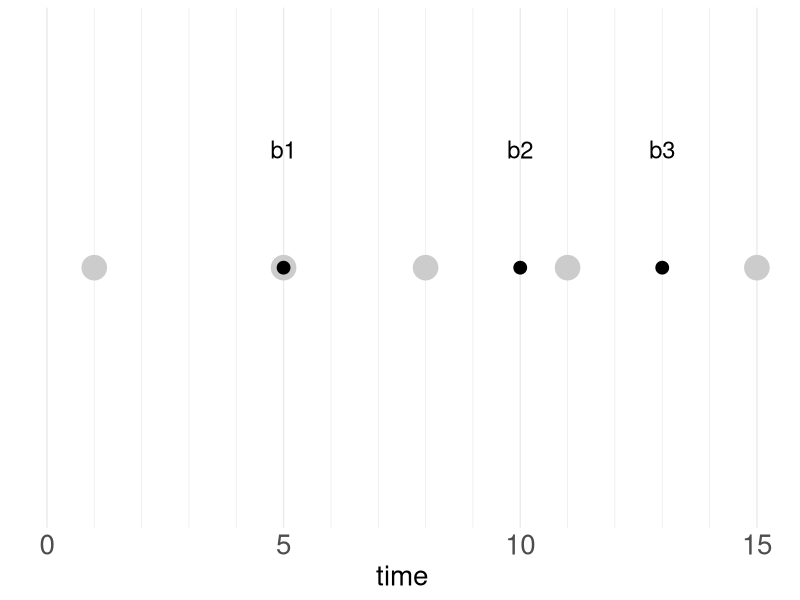
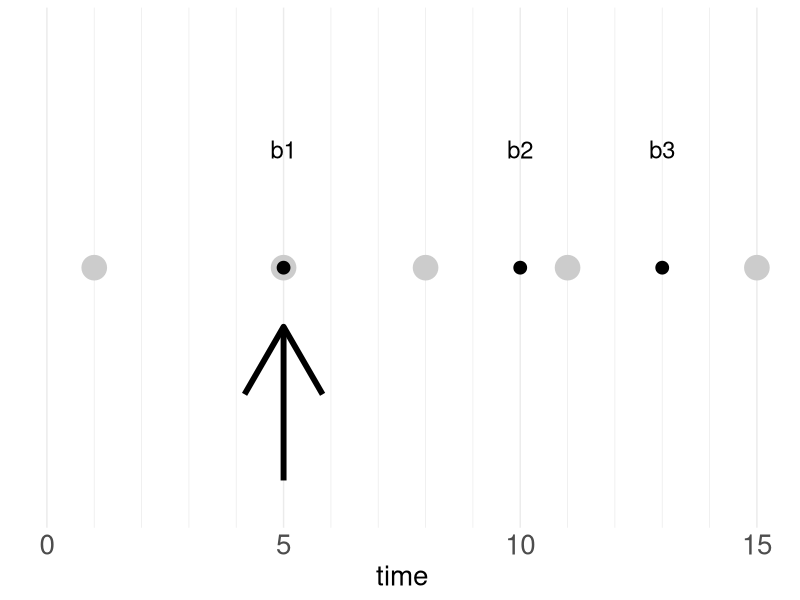
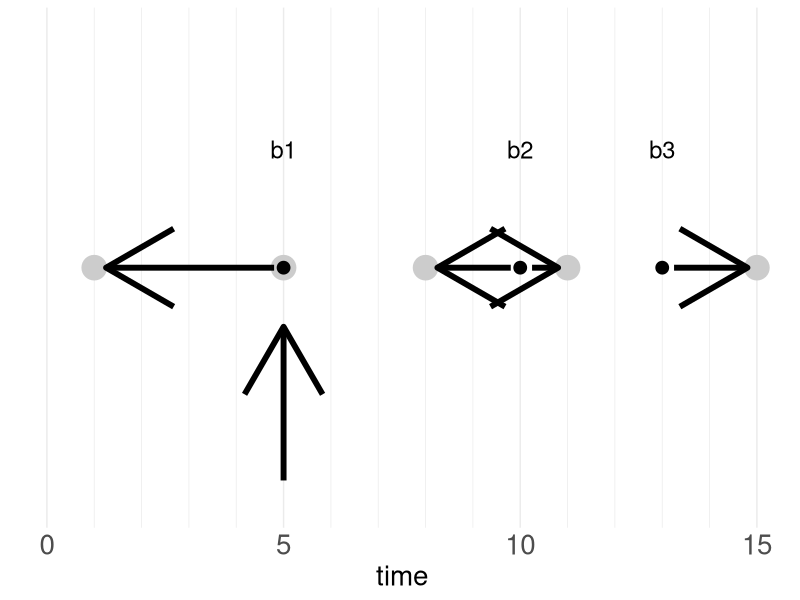
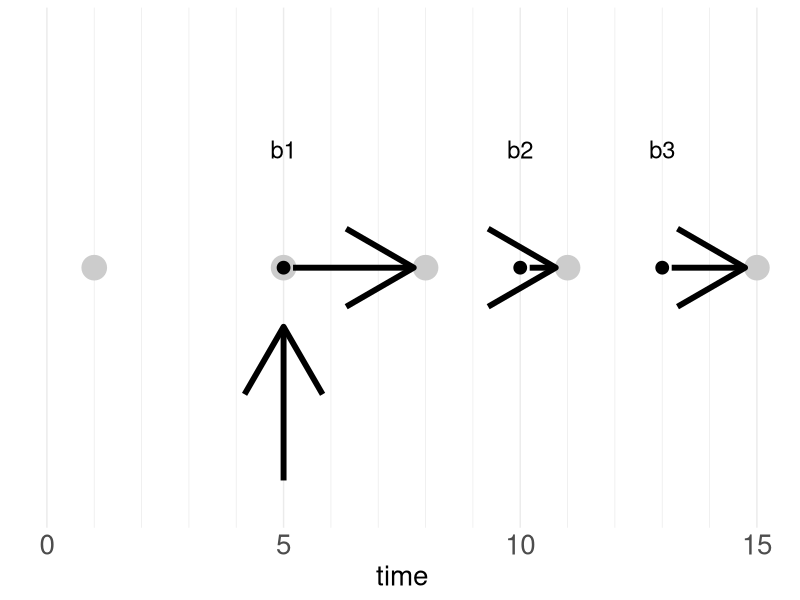
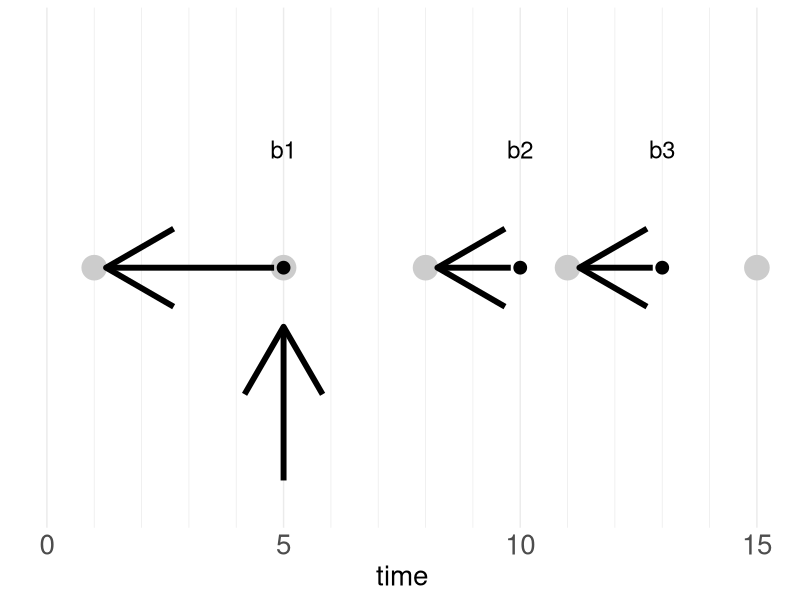
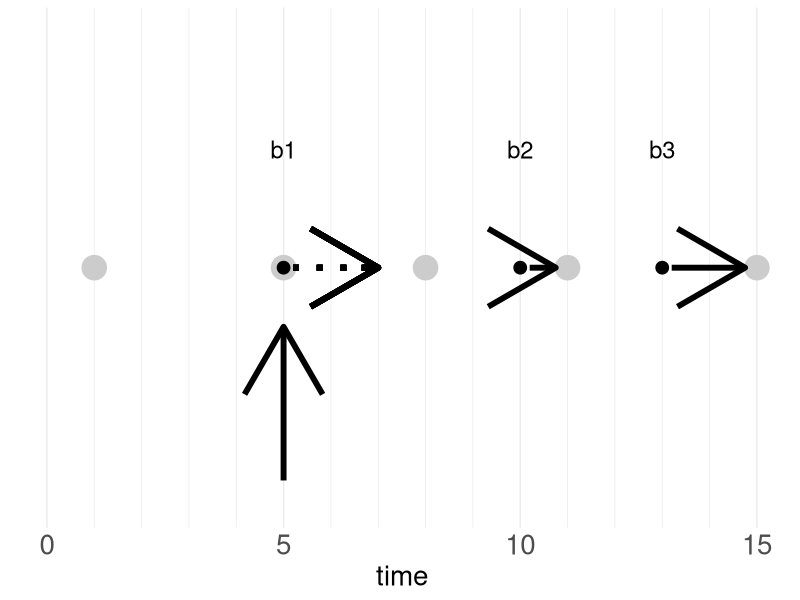
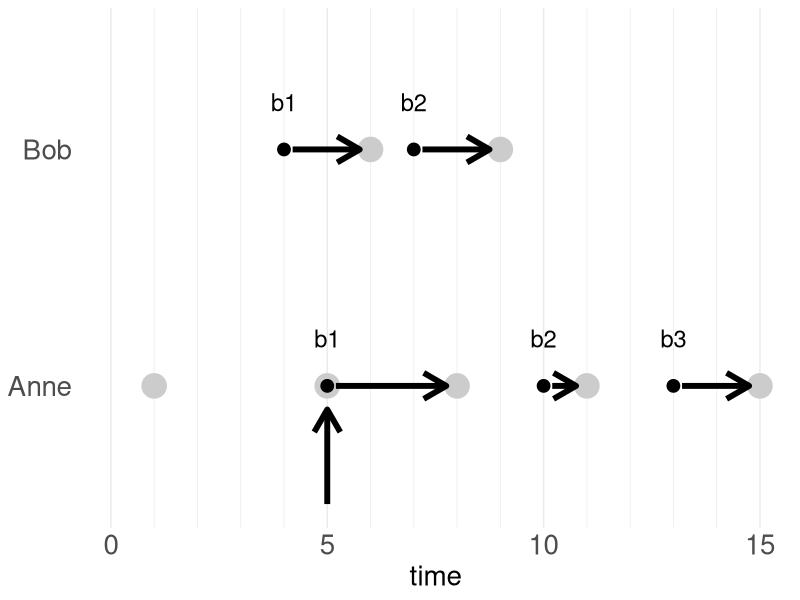
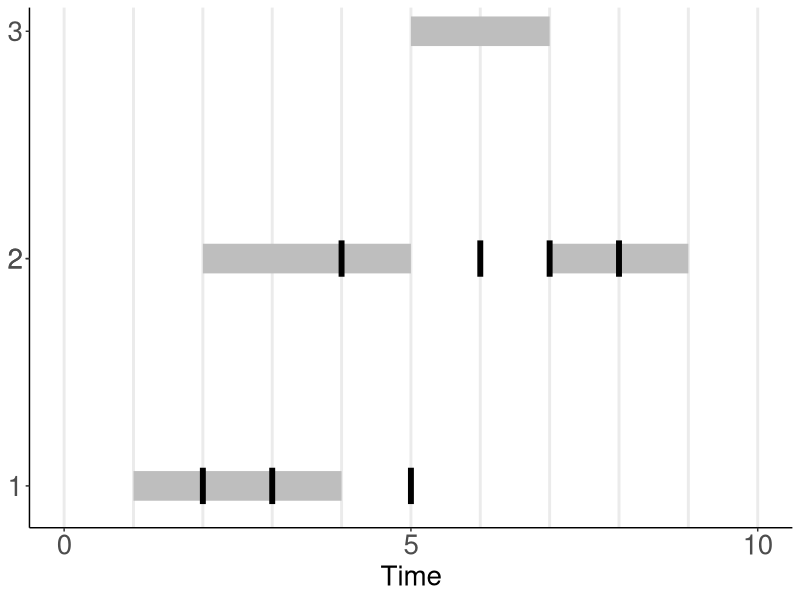

The R source for these figures, in order:
## ---- chunk 1
knitr::opts_chunk$set(
  collapse = TRUE,
  comment = "#"
)
## ---- chunk 2
library(data.table)
library(ggplot2)
## ---- chunk 3
library(data.table)
grey <- data.table(time = c(1, 5, 8, 11, 15),
                   v_grey = paste0("g", 1:5))

black <- data.table(time = c(5, 10, 13),
                    v_black = paste0("b", 1:3))

grey
black
## ---- chunk 4

d <- rbindlist(list(grey = grey, black = black), use.names = FALSE, idcol = "device")
setnames(d, c("device", "time", "v"))

# set factor levels for plot order
d[ , device := factor(device, levels = c("grey", "black"))]
## ---- chunk 5

p <- ggplot(d, aes(x = time, y = 1)) +
  geom_point(aes(color = device, size = device)) +
  geom_text(data = d[device == "black"],
            aes(color = device, label = v, y = 1.5), size = 6) +
  scale_x_continuous(limits = c(0, 15),
                     breaks = seq(0, 15, by = 5),
                     minor_breaks = 0:15) +
  scale_y_continuous(limits = c(0, 2)) +
  scale_color_manual(values = c("grey80", "black"), guide = FALSE) +
  scale_size_manual(values = c(8, 4), guide = FALSE) + 
  theme_minimal() +
  theme(panel.grid.major.y = element_blank(),
        panel.grid.minor.y = element_blank(),
        axis.title.y = element_blank(),
        axis.text.y = element_blank(),
        axis.text.x = element_text(size = 20),
        axis.title.x = element_text(size = 20))
p
  
  #geom_text(data = d[g == "grey"], aes(y = 0.8)) +
## ---- chunk 6
grey[c(2, 4)]
## ---- chunk 7
grey[time >= 10]
## ---- chunk 8
black[grey, on = .(time)] 
## ---- chunk 9

d_join <- black[grey, on = "time"]
p +
  geom_segment(data = d_join[!is.na(v_black)],
               aes(x = time, xend = time, y = 0.1, yend = 0.75),
               arrow = arrow(length = unit(0.15, "npc")),
               color = "black", size = 2)
## ---- chunk 10
black[grey, on = "time", roll = "nearest"]
## ---- chunk 11
black[grey, on = "time", .(time_grey = i.time, time_black = x.time, v_black), roll = "nearest"]
## ---- chunk 12

d_near <- black[grey, on = "time", .(x.time, i.time, v_grey, v_black), roll = "nearest"]

p +
  geom_segment(data = d_near[x.time == i.time],
               aes(x = x.time, xend = i.time, y = 0.1, yend = 0.75),
               arrow = arrow(length = unit(0.15, "npc")),
               color = "black", size = 2) +
  geom_segment(data = d_near[x.time > i.time],
               aes(x = x.time - 0.2, xend = i.time + 0.25, y = 1, yend = 1),
               arrow = arrow(length = unit(0.15, "npc")),
               color = "black", size = 2) +
  geom_segment(data = d_near[x.time < i.time],
               aes(x = x.time + 0.25, xend = i.time - 0.2, y = 1, yend = 1),
               arrow = arrow(length = unit(0.15, "npc")),
               color = "black", size = 2)
## ---- chunk 13
black[grey, on = "time", .(time_black = x.time, time_grey = i.time, v_black),
      roll = Inf]
## ---- chunk 14


d_roll_inf <- black[grey, on = "time", .(i.time, x.time, v_black),
                  roll = Inf]
p +
  geom_segment(data = d_roll_inf[x.time == i.time],
               aes(x = x.time, xend = i.time, y = 0.1, yend = 0.75),
               arrow = arrow(length = unit(0.15, "npc")),
               color = "black", size = 2) +
  geom_segment(data = d_roll_inf[x.time < i.time],
               aes(x = x.time + 0.2, xend = i.time - 0.25, y = 1, yend = 1),
               arrow = arrow(length = unit(0.15, "npc")),
               color = "black", size = 2)
## ---- chunk 15

d_roll_neg <- black[grey, on = "time", .(i.time, x.time, v_black), roll = -Inf]

p +
  geom_segment(data = d_roll_neg[x.time == i.time],
               aes(x = x.time, xend = i.time, y = 0.1, yend = 0.75),
               arrow = arrow(length = unit(0.15, "npc")),
               color = "black", size = 2) +
  geom_segment(data = d_roll_neg[x.time > i.time],
               aes(x = x.time - 0.2, xend = i.time + 0.25, y = 1, yend = 1),
               arrow = arrow(length = unit(0.15, "npc")),
               color = "black", size = 2)
## ---- chunk 16

black[grey, on = "time", .(time_black = x.time, time_grey = i.time, v_black), roll = 2]
## ---- chunk 17

d_roll_num <- black[grey, on = "time", .(i.time, x.time, v_black), roll = 2]

p +
  geom_segment(data = d_roll_num[x.time == i.time],
               aes(x = x.time, xend = i.time, y = 0.1, yend = 0.75),
               arrow = arrow(length = unit(0.15, "npc")),
               color = "black", size = 2) +
  geom_segment(data = d_roll_num[x.time < i.time],
               aes(x = x.time + 0.2, xend = i.time - 0.25, y = 1, yend = 1),
               arrow = arrow(length = unit(0.15, "npc")),
               color = "black", size = 2) +
  # hardcode a dashed arrow for the roll which doesn't reach the next i.time... 
  geom_segment(aes(x = 5 + 0.2, xend = 5 + 2, y = 1, yend = 1),
               color = "black", linetype = "dotted", size = 2) +
  geom_segment(aes(x = 5 + 2 - 0.25 - 0.1, xend = 5 + 2, y = 1, yend = 1),
               arrow = arrow(length = unit(0.15, "npc")),
               color = "black", size = 2)
  
## ---- chunk 18
grey_2 <- data.table(
  person = c("Anne", "Anne", "Anne", "Anne", "Anne", "Bob", "Bob"),
  device = "grey",
  time = c(1, 5, 8, 11, 15, 6, 9),
  v = c("g1", "g2", "g3", "g4", "g5", "g1", "g2"))

black_2 <- data.table(
  person = c("Anne", "Anne", "Anne", "Bob", "Bob"),
  device = "black",
  time = c(5, 10, 13, 4, 7),
  v = c("b1", "b2", "b3", "b1", "b2"))

grey_2
black_2

## ---- chunk 19
# combine data for plotting
d2 <- rbindlist(list(grey_2, black_2))

# set factor levels for plot order
d2[ , device := factor(device, levels = c("grey", "black"))]

## ---- chunk 20


d_group_rollinf <- black_2[grey_2, on = .(person, time),
                         .(person, time_black = x.time, time_grey = i.time, v),
                         roll = Inf]

p <- ggplot(d2, aes(x = time, y = person, label = v)) +
  geom_point(aes(color = device, size = device)) +
  geom_text(data = d2[device == "black"], size = 6, nudge_y = 0.2) +
  scale_x_continuous(limits = c(0, 15),
                     breaks = seq(0, 15, by = 5),
                     minor_breaks = 0:15) +
  scale_color_manual(values = c("grey80", "black"), guide = FALSE) +
  scale_size_manual(values = c(8, 4), guide = FALSE) + 
  theme_minimal() +
  theme(panel.grid.major.y = element_blank(),
        panel.grid.minor.y = element_blank(),
        axis.title.x = element_text(size = 20),
        axis.title.y = element_blank(),
        axis.text = element_text(size = 20))

p + geom_segment(data = d_group_rollinf[time_black == time_grey],
               aes(x = time_black, xend = time_black, y = as.numeric(as.factor(person)) - 0.5, yend = as.numeric(as.factor(person)) - 0.1),
               arrow = arrow(length = unit(0.05, "npc")),
               color = "black", size = 2) +
  geom_segment(data = d_group_rollinf[time_black < time_grey],
               aes(x = time_black + 0.2, xend = time_grey - 0.25, y = person, yend = person),
               arrow = arrow(length = unit(0.05, "npc")),
               color = "black", size = 2)
## ---- chunk 21
periods <- data.table(person =  c(1,  2,  2,  3),
                      start = c(1, 2, 7,  5),
                      end =   c(4, 5, 9,  7))

events <- data.table(person = rep(1:2, c(3, 4)),
                     time = c(2, 3, 5, 4, 6, 7, 8))

periods
events
## ---- chunk 22

p <- ggplot() +
  geom_segment(data = periods,
               aes(x = start, xend = end, y = person, yend = person),
               size = 10, color = "grey") +
  geom_segment(data = events, aes(x = time, xend = time, y = person - 0.08, yend = person + 0.08),
               color = "black", size = 2) +
  scale_x_continuous(limits = c(0, 10),
                     breaks = seq(0, 10, by = 5),
                     minor_breaks = 0:10) +
  scale_y_continuous(breaks = periods$person) +
  labs(x = "Time") +
  theme_classic() +
  theme(panel.grid.major.x = element_line(size = 1),
        panel.grid.minor.x = element_line(size = 1),
        panel.grid.major.y = element_blank(),
        panel.grid.minor.y = element_blank(),
        axis.text.x = element_text(size = 20),
        axis.title.x = element_text(size = 20),
        axis.text.y = element_text(size = 20),
        axis.title.y = element_blank())
p

## ---- chunk 23
events[periods, on = .(person, time >= start, time <= end)]
## ---- chunk 24
events[periods, on = .(person, time >= start, time <= end),
       .(person, start, end, time = x.time)]
## ---- chunk 25
events_2 <- events[person == 2]
periods_2 <- periods[person == 2]
## ---- chunk 26
events_2[inrange(time, periods_2$start, periods_2$end)]
## ---- chunk 27
events_2[inrange(time, lower = c(1, 8), upper = c(5, 10))]
## ---- chunk 28
events_2[between(time, 5, 7)]
## ---- chunk 29
d <- data.table(time = 1:10, state = c(0, 0, 1, 1, 1, 0, 0, 0, 1, 1))
d[ , r := rleid(state)]
d
## ---- chunk 30

d_rleid <- data.table(time = 1:10, state = factor(c(0, 0, 1, 1, 1, 0, 0, 0, 1, 1)))
d_seg <- d_rleid[ , .(start = first(time), end = last(time)), by = .(r = rleid(state))]
d_seg[ , x_lab := rowMeans(.SD), .SDcols = start:end]


ggplot() +
  geom_point(data = d_rleid, aes(x = time, y = 1, color = state), size = 8) + 
  geom_segment(data = d_seg,
               aes(x = start, xend = end, y = 1.4, yend = 1.4)) +
  geom_text(data = d_seg, aes(x = x_lab, y = 1.7, label = r), size = 6) +
  scale_x_continuous(limits = c(0, 10),
                     breaks = seq(0, 10, by = 2)) +
  annotate(geom = "text", x = 1, y = 1.7, label = "rleid:", size = 6, hjust = "right") +
  #minor_breaks = 0:10) +
  scale_y_continuous(limits = c(0, 2)) +
  scale_color_manual(values = c("grey80", "black"), guide = FALSE) +
  scale_size_manual(values = c(8, 4), guide = FALSE) + 
  theme_minimal() +
  theme(panel.grid.major.y = element_blank(),
        panel.grid.minor.y = element_blank(),
        axis.title.y = element_blank(),
        axis.text.y = element_blank(),
        axis.text.x = element_text(size = 20),
        axis.title.x = element_text(size = 20))
## ---- chunk 31
x <- 1:4
x

# lag, n = 1L (default), fill = NA (default)
shift(x, type = "lag", n = 1L, fill = NA)

# lag, set fill value
shift(x, type = "lag", n = 1L, fill = 0L)

# lead, n = 1
shift(x, type = "lead")

# lag, multiple offsets in n
shift(x, type = "lag", n = 1:2)

# let shift give names to the list elements
shift(x, type = "lag", n = 1:2, give.names = TRUE)

## ---- chunk 32
d <- data.table(site = rep("a", 4),
                year = c(2006:2009),
                temp = c(2, 6, 15, 20),
                prec = c(10, 20, 50, 80))
d
## ---- chunk 33
cols <- c("temp", "prec")
n <- 1:2
lagcols <- paste(cols, "lag", rep(n, each = length(cols)), sep = "_")

d[ , (lagcols) := shift(.SD, type = "lag", n = n), .SDcols = cols]
d
## ---- chunk 34
d <- data.table(site = rep(c("a", "b"), c(4, 3)),
                year = c(2006:2009, 2005:2007),
                temp = c(2, 6, 15, 20, 10, 16, 12),
                prec = c(10, 20, 50, 80, 4, 8, 6))

cols <- c("temp", "prec")
n <- 1
lagcols <- paste(cols, "lag", rep(n, each = length(cols)), sep = "_")

d[ , (lagcols) := shift(.SD, type = "lag", n = n), .SDcols = cols, by = .(site)]
d
## ---- chunk 35
d <- data.table(site = rep("a", 4),
                year = c(2006:2009),
                temp = c(2, 6, 15, 20),
                prec = c(10, 20, 50, 80))

cols <- c("temp", "prec")

d[ , shift(.SD, type = "lag", n = 0:2, give.names = TRUE), .SDcols = cols]
## ---- chunk 36
x <- c(1, NA, 3, NA, NA, 6, NA)
x

# last observation carried forward
nafill(x, type = "locf")

# next observation carried backward
nafill(x, type = "nocb")
## ---- chunk 37
d <- data.table(x = c(1, NA, 3, NA, 5),
                y = c(NA, 2, 3, 4, NA),
                z = c(1, NA, NA, 4, 5))
d

nafill(d, type = "locf")
## ---- chunk 38
d2 <- copy(d)

setnafill(d2, type = "locf")
d2
## ---- chunk 39
setnafill(d, type = "locf", cols = c("x", "z"))
d
